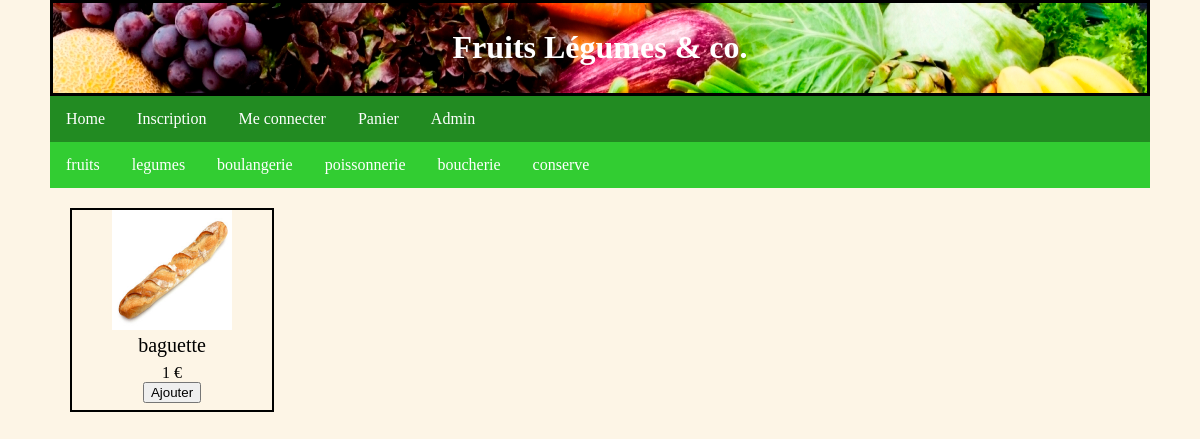
Screenshot of /?Categorie=boulangerie with the database file from the repository.
### tables this page shows
CREATE TABLE `categorie` (
  `id` int(11) NOT NULL,
  `nom` varchar(255) NOT NULL
);

CREATE TABLE `produit` (
  `id` int(11) NOT NULL,
  `nom` varchar(255) NOT NULL,
  `prix` int(11) NOT NULL,
  `image` TEXT NOT NULL
);

### includes/categories.php (the view, shortened to what this page needs)
<html>
<head>
</head>
<body>
<ul class="green">
  <?php
  $db = mysqli_connect("localhost", "root", "root", "market");
  $tab = mysqli_query($db, "SELECT `nom` FROM `categorie`");
  while ($array = mysqli_fetch_assoc($tab)) { ?>
    <li class="size"><a href=<?php echo "?Categorie=".$array['nom'];?>><?php echo $array['nom'];?></a></li>
  <?php } ?>
</ul>
</body>
</html>

### index.php (shortened to what this page needs)
<?php include("includes/header.php");?>
<html lang="fr">
<head>
</head>
<body>
	<?php include("includes/categories.php");?>
	<div>
		<?php
		$db = mysqli_connect("localhost", "root", "root", "market");
		if ($_GET['Categorie'] == "") {
			$tab = mysqli_query($db, "SELECT `nom`, `image`, `prix` FROM `produit`");
			$find = true;
			while ($array = mysqli_fetch_assoc($tab)) {
				?>
			<form action="index.php" method="post">
			<div class="container">
					<div class="image"><img src=<?php echo $array['image'];?> style="width:120px;height:120px";></div>
					<div class="prod"><?php echo $array['nom'];?></div>
					<div class="prix"><?php echo $array['prix'];?> &euro;</div>
					<input class="panier" type="submit" name=<?php echo $array['nom'];?> value="Ajouter">
			</div>
			</form>
		<?php } }
		elseif ($_GET['Categorie'] != "") {
			$cat = mysqli_query($db, "SELECT `id`, `nom` FROM `categorie`");
			$cat_array = mysqli_fetch_assoc($cat);
			while ($cat_array && $cat_array['nom'] != $_GET['Categorie']) {
				$cat_array = mysqli_fetch_assoc($cat);
			}
			if ($cat_array['nom'] == $_GET['Categorie']) {
				$find = true;
				$cat_prod = mysqli_query($db, "SELECT `id_produit`, `id_categorie` FROM `categorie_produit`");
				$cat_prod_id = array();
				while ($find && $cat_prod_ary = mysqli_fetch_assoc($cat_prod)) {
					if ($cat_prod_ary['id_categorie'] == $cat_array['id']) {
						$cat_prod_id[] = $cat_prod_ary['id_produit'];
					}
				}
				$tab = mysqli_query($db, "SELECT `id`, `nom`, `image`, `prix` FROM `produit`");
				while ($find && $array = mysqli_fetch_assoc($tab)) {
					foreach ($cat_prod_id as $value) {
						if ($array['id'] == $value) { ?>
							<form action=
							<?PHP
							if (!$_GET['Categorie'])
								echo "index.php";
							else
								echo "index.php?Categorie=" . $_GET['Categorie'];?> method="post">
										<div class="container">
									<div class="image"><img src=<?php echo $array['image'];?> style="width:120px;height:120px";></div>
									<div class="prod"><?php echo $array['nom']?></div>
									<div class="prix"><?php echo $array['prix'];?> &euro;</div>
									<input class="panier" type="submit" name=<?php echo $array['nom'];?> value="Ajouter">
							</div>
							</form>
				<?php	}
					}
				}
			}
		} ?>
	</div>
</body>
</html>

### includes/header.php (style rules this page uses)
body { margin: auto; max-width: 1100px; background-color: #FDF5E6; }
ul { list-style-type: none; margin: 0 ; padding: 0; overflow: hidden; background-color: #228B22; }
li { float: left; }
li a { display: block; color: white; text-align: center; padding: 14px 16px; text-decoration: none; }

### index.php (style rules this page uses)
.container { border-style: solid; border-width: 2px; position: relative; float: left; height: 200px; width: 200px; margin: 20px; }
.image { height: 120px; width: 120px; margin: auto; }
.prod { font-size: 20px; text-align: center; height: 30px; width: auto; margin: auto; margin-top: 4px; }
.prix { position: relative; text-align: center; display: block; width: auto; margin: auto; }
.panier { position: relative; display: block; margin: auto; margin-top: 0px; }

### includes/categories.php (style rules this page uses)
.green { background-color: #32CD32; }
.size { width: auto; }

### rows the page displays
categorie: nom "fruits"
categorie: nom "legumes"
categorie: nom "boulangerie"
categorie: nom "poissonnerie"
categorie: nom "boucherie"
categorie: nom "conserve"
produit: image (picture), nom "baguette", prix "1"
